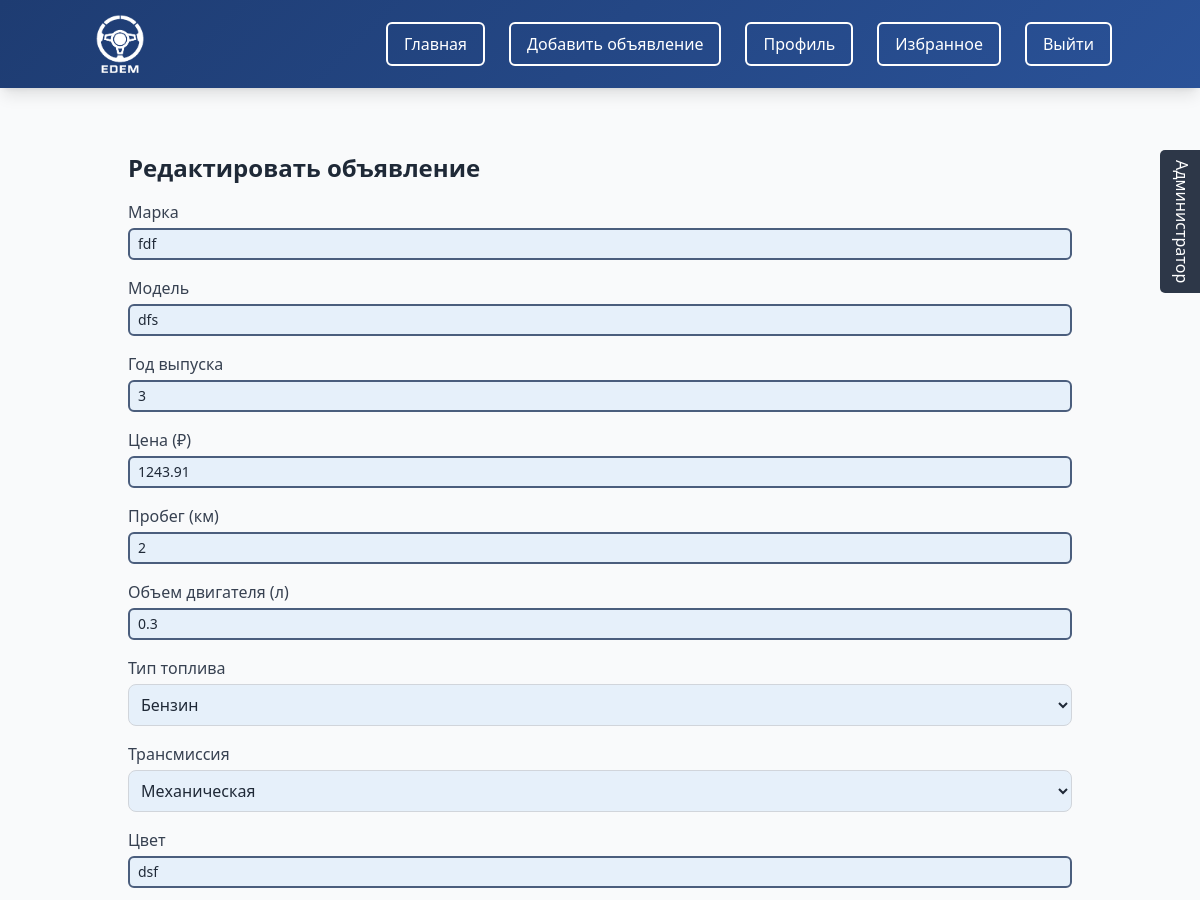
Page /edit_car/2/ (signed in, upper part) on the earlier database version.
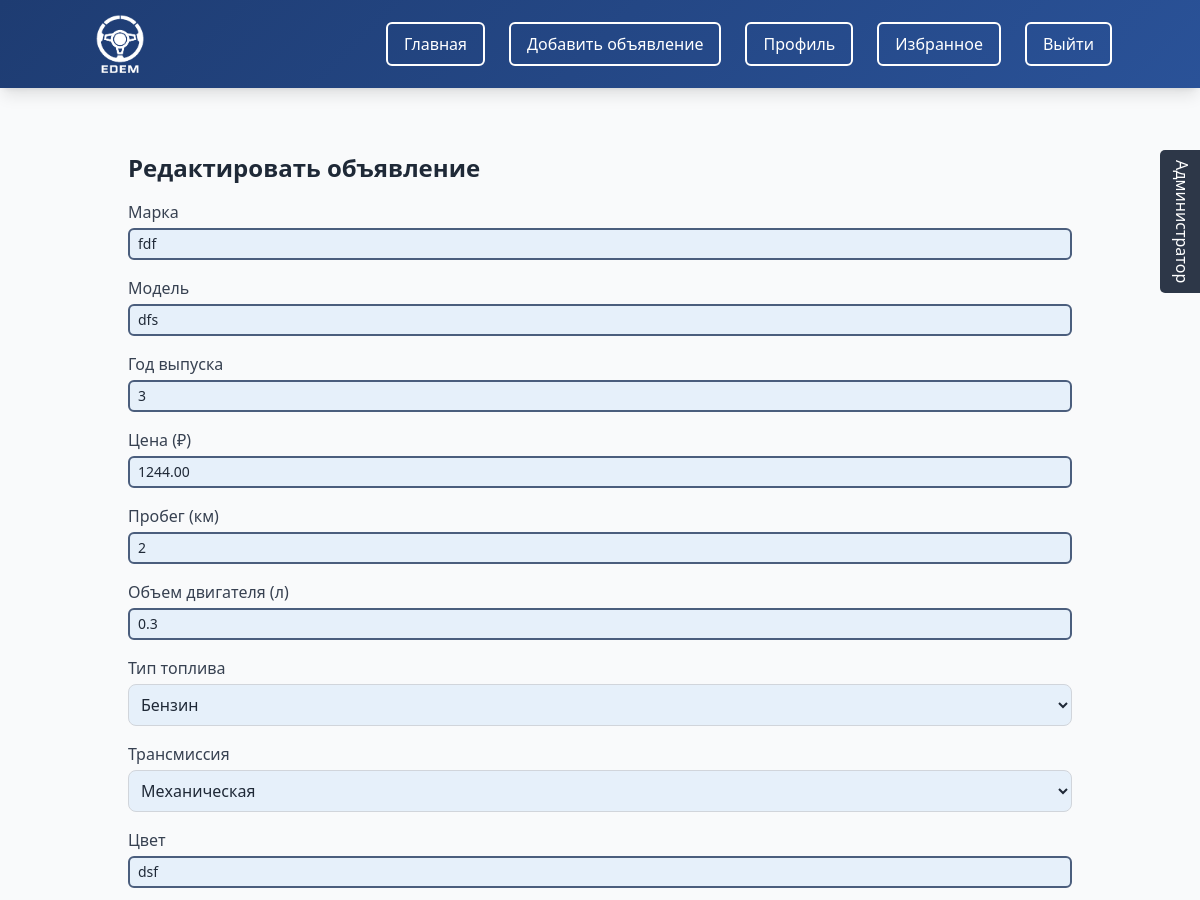
Same page on the later database version.
### cars/models.py (models this page shows, shortened)
class Car(models.Model):
    FUEL_TYPE_CHOICES = [
        ('Бензин', 'Бензин'),
        ('Дизель', 'Дизель'),
        ('Электрическая', 'Электрическая'),
        ('Гибрид', 'Гибрид'),
        ('Газ', 'Газ'),
    ]
    TRANSMISSION_CHOICES = [
        ('Механическая', 'Механическая'),
        ('Автоматическая', 'Автоматическая'),
        ('Робот', 'Робот'),
        ('Вариатор', 'Вариатор'),
    ]
    CONDITION_CHOICES = [
        ('new', 'Новый'),
        ('used', 'Б/у'),
    ]
    user = models.ForeignKey(User, on_delete=models.CASCADE)
    brand = models.CharField(max_length=100)
    model = models.CharField(max_length=100)
    year = models.PositiveIntegerField()
    price = models.DecimalField(max_digits=12, decimal_places=2)
    mileage = models.PositiveIntegerField()
    engine_capacity = models.DecimalField(max_digits=4, decimal_places=1)
    fuel_type = models.CharField(max_length=50, choices=FUEL_TYPE_CHOICES)
    transmission = models.CharField(max_length=50, choices=TRANSMISSION_CHOICES)
    color = models.CharField(max_length=50, blank=True, null=True)
    description = models.TextField()
    created_at = models.DateTimeField(default=timezone.now)
    is_sold = models.BooleanField(default=False)
    condition = models.CharField(max_length=20, choices=CONDITION_CHOICES, default='used')

### cars/views.py (the view)
# urls.py: path('edit_car/<int:car_id>/', views.edit_car, name='edit_car'),
@login_required
def edit_car(request, car_id):
    car = get_object_or_404(Car, id=car_id)
    if car.user != request.user:
        return redirect('car_detail', car_id=car.id)
    if request.method == 'POST':
        form = CarForm(request.POST, request.FILES, instance=car)
        if form.is_valid():
            car = form.save()
            for key in form.cleaned_data:
                if key.startswith('delete_photo_') and form.cleaned_data[key]:
                    photo_id = key.replace('delete_photo_', '')
                    CarPhoto.objects.filter(id=photo_id, car=car).delete()
            existing_photos = CarPhoto.objects.filter(car=car, photo_url__isnull=False)
            existing_urls = set(photo.photo_url for photo in existing_photos)
            photo_urls = form.cleaned_data.get('photo_urls_list', [])
            for url in photo_urls:
                if url and url not in existing_urls:
                    CarPhoto.objects.create(car=car, photo_url=url)
                    existing_urls.add(url)  # Обновляем множество для следующей итерации
            photo_files = form.cleaned_data.get('photo_files_list', [])
            for photo_file in photo_files:
                CarPhoto.objects.create(car=car, photo_file=photo_file)
            return redirect('car_detail', car_id=car.id)
    else:
        initial_data = {}
        existing_photos = CarPhoto.objects.filter(car=car, photo_url__isnull=False)
        for i, photo in enumerate(existing_photos, 1):
            if i <= 10:  # Ограничиваем до 10 полей
                initial_data[f'photo_url_{i}'] = photo.photo_url
        form = CarForm(instance=car, initial=initial_data)
    return render(request, 'edit_car.html', {'form': form, 'car': car})

### cars/models.py (called while the page is built)
    def get_photo(self):
        return self.photo_file.url if self.photo_file else (self.photo_url if self.photo_url else '/media/car_photos/default-car.jpg')

### cars/templatetags/custom_filters.py (called while the page is built)
@register.filter
def startswith(text, prefix):
    return text.startswith(prefix)

@register.filter
def lookup(obj, key):
    return obj[key]

### templates/edit_car.html (shortened to what this page needs)
{% extends 'base.html' %}
{% load custom_filters %}
{% block content %}
<div class="container mx-auto p-6">
    <h1 class="text-2xl font-bold mb-4">Редактировать объявление</h1>
    <form method="post" enctype="multipart/form-data" class="space-y-4">
        {% for field in form %}
        {% if not field.name|startswith:"photo_" and not field.name|startswith:"delete_photo_" %}
        <div class="mb-4">
            <label for="{{ field.id_for_label }}" class="block text-gray-700 font-medium mb-1">{{ field.label }}</label>
            {{ field }}
        </div>
        {% endif %}
        {% endfor %}
    </form>
</div>
{% endblock %}

Differences in the rows shown:
changed Car "fdf": price "1243.91" → "1244.00"
